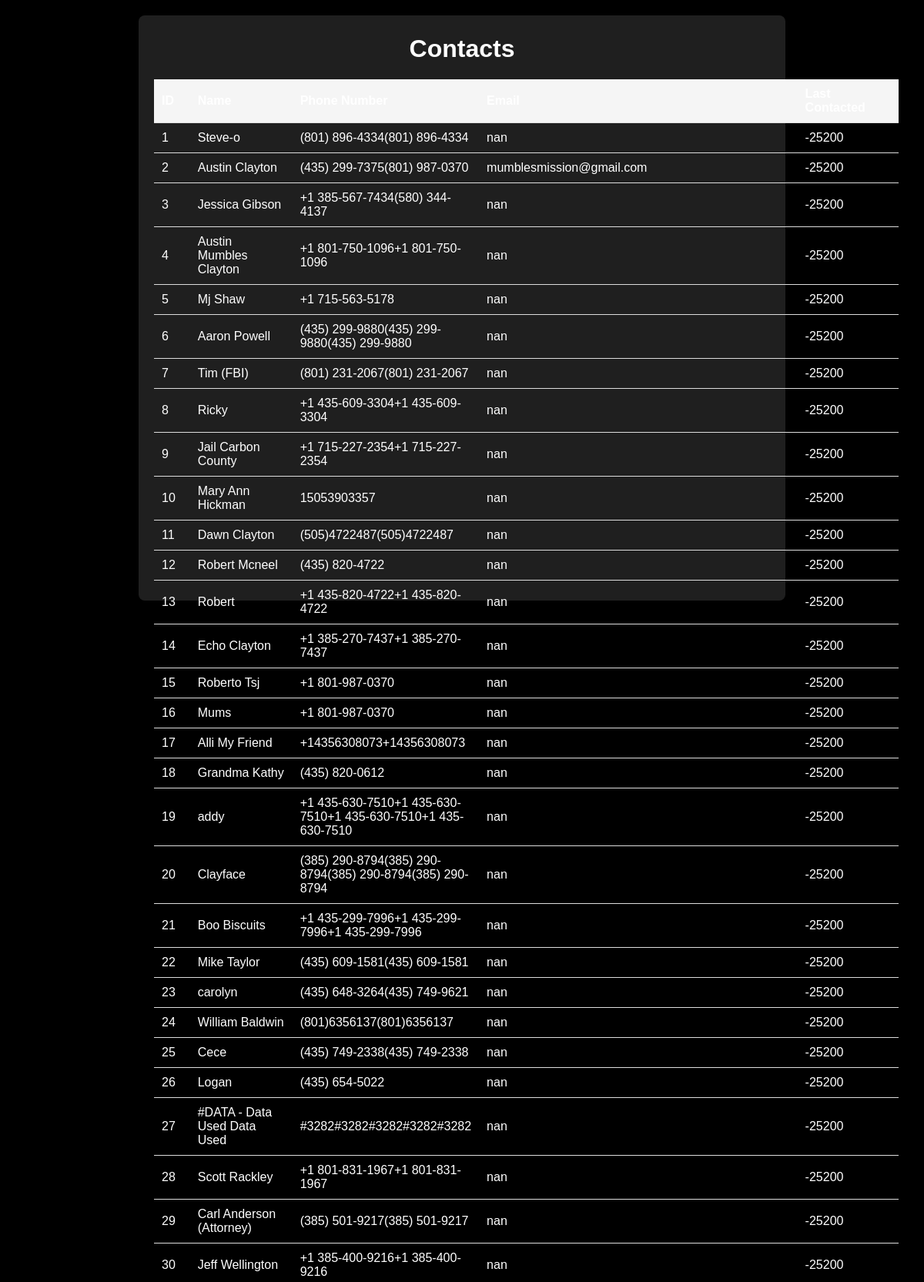
Screenshot of /contacts (upper part) with the database file from the repository.
### tables this page shows
CREATE TABLE Contacts (
        contact_id INTEGER PRIMARY KEY AUTOINCREMENT,
        name TEXT NOT NULL,
        phone_number TEXT,
        email TEXT,
        last_contacted DATETIME
    );

### app.py (the view)
@app.route('/contacts')
def contacts_list():
		conn = get_db_connection()
		if conn:  # Only query if you have a valid connection
				contacts = conn.execute('SELECT * FROM Contacts').fetchall()
				conn.close()
				return render_template('contacts.html', contacts=contacts)
		else:
				return "Error: Could not connect to the database."

### app.py (called while the page is built)
def get_db_connection():
		try:
				conn = sqlite3.connect('data.db')
				conn.row_factory = sqlite3.Row  # Access columns by name
				return conn
		except sqlite3.Error as e:
				print(f"Database error: {e}")
				return None # Return None if there's a DB issue

### templates/contacts.html (shortened to what this page needs)
<!DOCTYPE html>
<html lang="en">
<head>
		<link rel="stylesheet" href="{{ url_for('static', filename='cyf8QhNEWE-MbVu6J6TSgCzupAm9R8u1G.css') }}">
		<link rel="stylesheet" href="{{ url_for('static', filename='styles.css') }}">
</head>
<body>
		<div class="container">
				<h1>Contacts</h1>
				<table>
						<thead>
								<tr>
										<th>ID</th>
										<th>Name</th>
										<th>Phone Number</th>
										<th>Email</th>
										<th>Last Contacted</th>
								</tr>
						</thead>
						<tbody>
								{% for contact in contacts %}
										<tr>
												<td>{{ contact.contact_id }}</td>
												<td>{{ contact.name }}</td>
												<td>{{ contact.phone_number }}</td>
												<td>{{ contact.email }}</td>
												<td>{{ contact.last_contacted }}</td>
										</tr>
								{% endfor %}
						</tbody>
				</table>
		</div>
</body>
</html>

### static/styles.css (style rules this page uses)
body { font-family: sans-serif; margin: 0; padding: 0; background-color: #000; color: #fff; display: flex; height: 100vh; }
.container { max-width: 800px; margin: 20px auto; padding: 20px; background-color: #1C2B33; border-radius: 8px; box-shadow: 0 2px 4px rgba(0, 0, 0, 0.1); width: 75%; }
h1 { color: #fff; text-align: center; margin-top: 5px; }
table { width: 100%; border-collapse: collapse; margin-top: 20px; }
th, td { padding: 10px; text-align: left; border-bottom: 1px solid #ddd; }
th { background-color: #f5f5f5; }
.container { max-width: 800px; margin: 20px auto; padding: 20px; background-color: #1f1f1f; border-radius: 8px; box-shadow: 0 2px 4px rgba(0, 0, 0, 0.1); width: 75%; color: #fff; }

### rows the page displays
Contacts: contact_id "1", name "Steve-o", phone_number "(801) 896-4334(801) 896-4334", email "nan", last_contacted "-25200"
Contacts: contact_id "2", name "Austin Clayton", phone_number "(435) 299-7375(801) 987-0370", email "mumblesmission@gmail.com", last_contacted "-25200"
Contacts: contact_id "3", name "Jessica Gibson", phone_number "+1 385-567-7434(580) 344-4137", email "nan", last_contacted "-25200"
Contacts: contact_id "4", name "Austin Mumbles Clayton", phone_number "+1 801-750-1096+1 801-750-1096", email "nan", last_contacted "-25200"
Contacts: contact_id "5", name "Mj Shaw", phone_number "+1 715-563-5178", email "nan", last_contacted "-25200"
Contacts: contact_id "6", name "Aaron Powell", phone_number "(435) 299-9880(435) 299-9880(435) 299-9880", email "nan", last_contacted "-25200"
Contacts: contact_id "7", name "Tim (FBI)", phone_number "(801) 231-2067(801) 231-2067", email "nan", last_contacted "-25200"
Contacts: contact_id "8", name "Ricky", phone_number "+1 435-609-3304+1 435-609-3304", email "nan", last_contacted "-25200"
Contacts: contact_id "9", name "Jail Carbon County", phone_number "+1 715-227-2354+1 715-227-2354", email "nan", last_contacted "-25200"
Contacts: contact_id "10", name "Mary Ann Hickman", phone_number "15053903357", email "nan", last_contacted "-25200"
Contacts: contact_id "11", name "Dawn Clayton", phone_number "(505)4722487(505)4722487", email "nan", last_contacted "-25200"
Contacts: contact_id "12", name "Robert Mcneel", phone_number "(435) 820-4722", email "nan", last_contacted "-25200"
Contacts: contact_id "13", name "Robert", phone_number "+1 435-820-4722+1 435-820-4722", email "nan", last_contacted "-25200"
Contacts: contact_id "14", name "Echo Clayton", phone_number "+1 385-270-7437+1 385-270-7437", email "nan", last_contacted "-25200"
Contacts: contact_id "15", name "Roberto Tsj", phone_number "+1 801-987-0370", email "nan", last_contacted "-25200"
Contacts: contact_id "16", name "Mums", phone_number "+1 801-987-0370", email "nan", last_contacted "-25200"
Contacts: contact_id "17", name "Alli My Friend", phone_number "+14356308073+14356308073", email "nan", last_contacted "-25200"
Contacts: contact_id "18", name "Grandma Kathy", phone_number "(435) 820-0612", email "nan", last_contacted "-25200"
Contacts: contact_id "19", name "addy", phone_number "+1 435-630-7510+1 435-630-7510+1 435-630-7510+1 435-630-7510", email "nan", last_contacted "-25200"
Contacts: contact_id "20", name "Clayface", phone_number "(385) 290-8794(385) 290-8794(385) 290-8794(385) 290-8794", email "nan", last_contacted "-25200"
Contacts: contact_id "21", name "Boo Biscuits", phone_number "+1 435-299-7996+1 435-299-7996+1 435-299-7996", email "nan", last_contacted "-25200"
Contacts: contact_id "22", name "Mike Taylor", phone_number "(435) 609-1581(435) 609-1581", email "nan", last_contacted "-25200"
Contacts: contact_id "23", name "carolyn", phone_number "(435) 648-3264(435) 749-9621", email "nan", last_contacted "-25200"
Contacts: contact_id "24", name "William Baldwin", phone_number "(801)6356137(801)6356137", email "nan", last_contacted "-25200"
Contacts: contact_id "25", name "Cece", phone_number "(435) 749-2338(435) 749-2338", email "nan", last_contacted "-25200"
Contacts: contact_id "26", name "Logan", phone_number "(435) 654-5022", email "nan", last_contacted "-25200"
Contacts: contact_id "27", name "#DATA - Data Used Data Used", phone_number "#3282#3282#3282#3282#3282", email "nan", last_contacted "-25200"
Contacts: contact_id "28", name "Scott Rackley", phone_number "+1 801-831-1967+1 801-831-1967", email "nan", last_contacted "-25200"
Contacts: contact_id "29", name "Carl Anderson (Attorney)", phone_number "(385) 501-9217(385) 501-9217", email "nan", last_contacted "-25200"
Contacts: contact_id "30", name "Jeff Wellington", phone_number "+1 385-400-9216+1 385-400-9216", email "nan", last_contacted "-25200"
